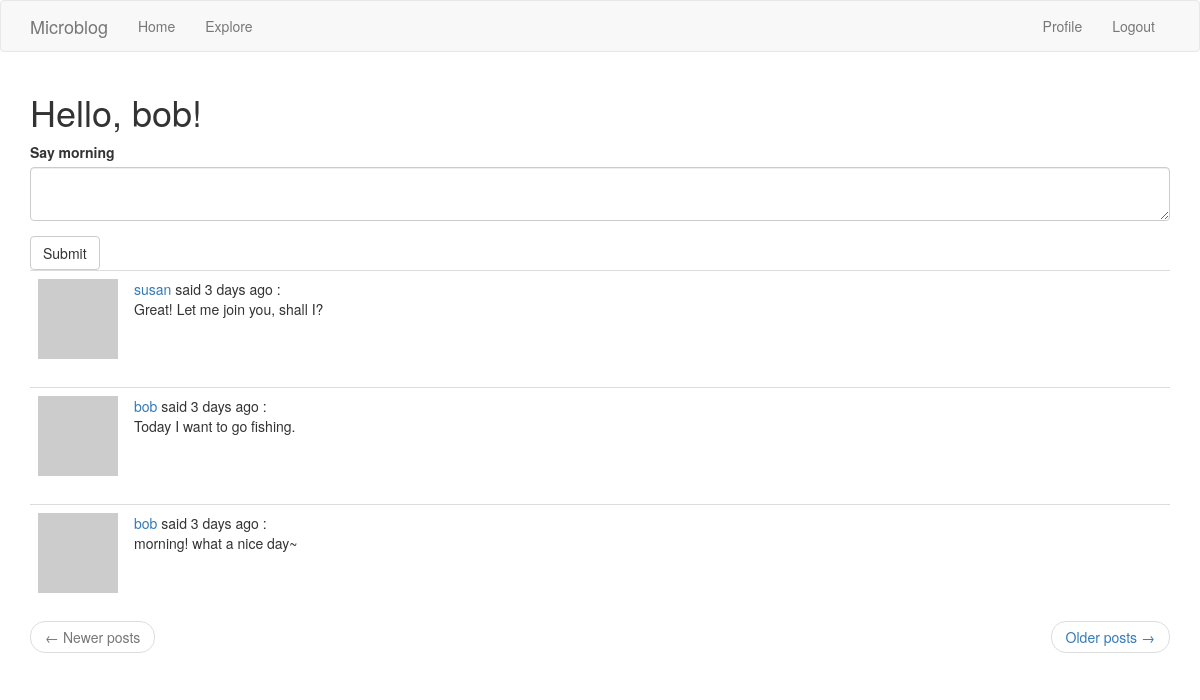
The page /welcome (signed in) on the database its author committed.
### app/models.py (models this page shows, shortened)
class User(UserMixin, db.Model):
    id = db.Column(db.Integer, primary_key=True)
    username = db.Column(db.String(64), index=True, unique=True)
    email = db.Column(db.String(120), index=True, unique=True)
    password_hash = db.Column(db.String(128))
    posts = db.relationship('Post', backref='author', lazy='dynamic')
    about_me = db.Column(db.String(140))
    last_seen = db.Column(db.DateTime, default=datetime.utcnow)
    followed = db.relationship(
        'User', secondary=followers,
        primaryjoin=(followers.c.follower_id == id),
        secondaryjoin=(followers.c.followed_id == id),
        backref=db.backref('followers', lazy='dynamic'), lazy='dynamic')
    def avatar(self, size):
        digest = md5(self.email.lower().encode('utf-8')).hexdigest()
        return 'https://www.gravatar.com/avatar/{}?d=identicon&s={}'.format(digest, size)
    def followed_posts(self):
        followed = Post.query.join(
            followers, (followers.c.followed_id == Post.user_id)).filter(
                followers.c.follower_id == self.id)
        own = Post.query.filter_by(user_id=self.id)
        return followed.union(own).order_by(Post.timestamp.desc())

class Post(db.Model):
    id = db.Column(db.Integer, primary_key=True)
    body = db.Column(db.String(150))
    timestamp = db.Column(db.DateTime, index=True, default=datetime.utcnow)
    user_id = db.Column(db.Integer, db.ForeignKey('user.id'))

### app/routes.py (the view)
@app.route('/', methods=['GET', 'POST'])
@app.route('/welcome', methods=['GET', 'POST'])
@login_required
def welcome():
    form = PostForm()
    if form.validate_on_submit():
        post = Post(body=form.post.data, author=current_user)
        db.session.add(post)
        db.session.commit()
        flash('Your post is now live')
        return redirect(url_for('welcome'))
    page = request.args.get('page', 1, type=int)
    posts = current_user.followed_posts().paginate(
        page, app.config['POSTS_PER_PAGE'], False)
    next_url = url_for('welcome', page=posts.next_num) \
        if posts.has_next else None
    prev_url = url_for('welcome', page=posts.prev_num) \
        if posts.has_prev else None
    return render_template('welcomePage.html', title='Home Page',
                           form=form, posts=posts.items,
                           next_url=next_url, prev_url=prev_url)

### app/forms.py
class PostForm(FlaskForm):
    post = TextAreaField('Say morning', validators=[DataRequired(), Length(min=1, max=140)])
    submit = SubmitField('Submit')

### app/models.py (called while the page is built)
@login.user_loader
def load_user(id):
    return User.query.get(int(id))

### app/routes.py (called while the page is built)
@app.before_request
def before_request():
    if current_user.is_authenticated:
        current_user.last_seen = datetime.utcnow()
        db.session.add(current_user) # which is not necessary cause current user is already there
        db.session.commit()

### app/templates/welcomePage.html (shortened to what this page needs)
{% extends "base.html" %}
{% import 'bootstrap/wtf.html' as wtf %}
{% block app_content %}
        <h1>Hello, {{ current_user.username }}!</h1>
        {% if form %}
            {{ wtf.quick_form(form) }}
        {% endif %}
        {% for post in posts %}
            {% include '_post.html' %}
        {% endfor %}
    <nav aria-label="...">
        <ul class="pager">
            <li class="previous{% if not prev_url %} disabled{% endif %}">
                <a href="{{ prev_url or '#' }}">
                    <span aria-hidden="true">&larr;</span> Newer posts
                </a>
            </li>
            <li class="next{% if not next_url %} disabled{% endif %}">
                <a href="{{ next_url or '#' }}">
                    Older posts <span aria-hidden="true">&rarr;</span>
                </a>
            </li>
        </ul>
    </nav>
{% endblock %}

### app/templates/_post.html
    <table class="table table-hover">
        <tr valign="top">
            <td width="70px"><img src="{{ post.author.avatar(70) }}"></td>
            <td>
                <a href="{{ url_for('user', username=post.author.username) }}">
                    {{ post.author.username }}
                </a>
                said {{ moment(post.timestamp).fromNow() }} :
                <br>{{ post.body }}
            </td>
        </tr>
    </table>

### rows shown on the page
User: username "bob"
Post: author.username "susan", timestamp "3 days ago", body "Great! Let me join you, shall I?"
Post: author.username "bob", timestamp "3 days ago", body "Today I want to go fishing."
Post: author.username "bob", timestamp "3 days ago", body "morning! what a nice day~"
